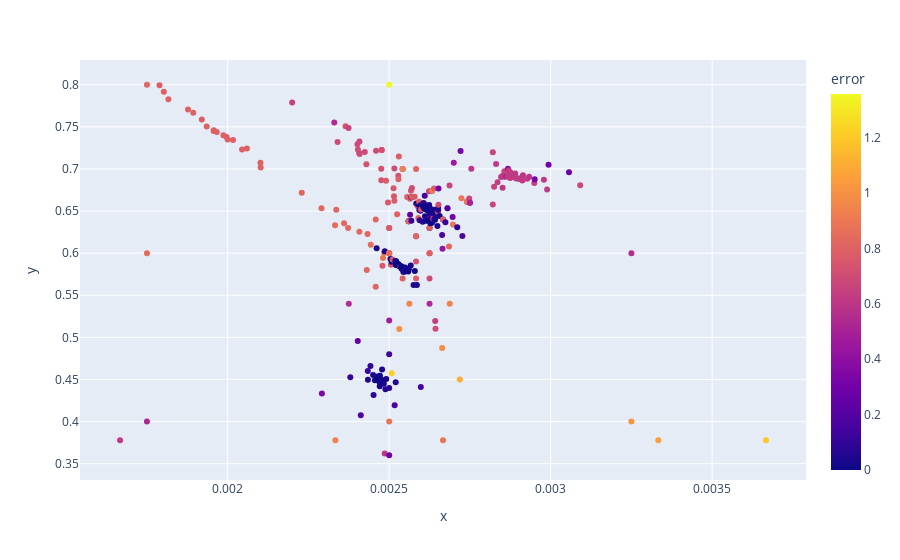

Source (notebook cell):
### Code cell
import plotly.express as px
plot_df = pd.DataFrame()
plot_df['x'] = df3_grouped.index.get_level_values('NC_K').to_numpy()

plot_df['y'] = df3_grouped.index.get_level_values('SIGMA_K').to_numpy()
plot_df['TAU'] = df3_grouped.index.get_level_values('TAU').to_numpy()
plot_df['error'] = df3_grouped.values
px.scatter(data_frame=plot_df,  x='x',y='y', color='error', hover_name='TAU')

### Figure 1 — Plotly figure (JSON) as saved in the notebook; plotly's stock layout.template omitted (floating-point values rounded to 4 significant figures; data arrays with more than 128 entries replaced by an {"elided": "..."} marker saying what was removed)
{"data": [{"hovertemplate": "<b>%{hovertext}</b><br><br>x=%{x}<br>y=%{y}<br>error=%{marker.color}<extra></extra>", "hovertext": {"elided": "430 float values"}, "legendgroup": "", "marker": {"color": {"elided": "430 float values"}, "coloraxis": "coloraxis", "symbol": "circle"}, "mode": "markers", "name": "", "orientation": "v", "showlegend": false, "type": "scatter", "x": {"elided": "430 float values"}, "xaxis": "x", "y": {"elided": "430 float values"}, "yaxis": "y"}], "layout": {"coloraxis": {"colorbar": {"title": {"text": "error"}}, "colorscale": [[0, "#0d0887"], [0.1111, "#46039f"], [0.2222, "#7201a8"], [0.3333, "#9c179e"], [0.4444, "#bd3786"], [0.5556, "#d8576b"], [0.6667, "#ed7953"], [0.7778, "#fb9f3a"], [0.8889, "#fdca26"], [1, "#f0f921"]]}, "legend": {"tracegroupgap": 0}, "margin": {"t": 60}, "xaxis": {"anchor": "y", "domain": [0, 1], "title": {"text": "x"}}, "yaxis": {"anchor": "x", "domain": [0, 1], "title": {"text": "y"}}}}
